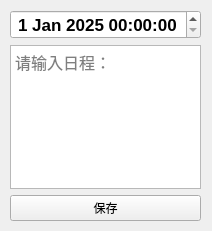
<?xml version="1.0" encoding="UTF-8"?>
<ui version="4.0">
 <class>addW</class>
 <widget class="QWidget" name="addW">
  <property name="geometry">
   <rect>
    <x>0</x>
    <y>0</y>
    <width>212</width>
    <height>231</height>
   </rect>
  </property>
  <property name="windowTitle">
   <string>添加日程</string>
  </property>
  <widget class="QWidget" name="verticalLayoutWidget">
   <property name="geometry">
    <rect>
     <x>0</x>
     <y>0</y>
     <width>211</width>
     <height>231</height>
    </rect>
   </property>
   <layout class="QVBoxLayout" name="verticalLayout">
    <property name="leftMargin">
     <number>10</number>
    </property>
    <property name="topMargin">
     <number>10</number>
    </property>
    <property name="rightMargin">
     <number>10</number>
    </property>
    <property name="bottomMargin">
     <number>10</number>
    </property>
    <item>
     <widget class="QDateTimeEdit" name="dateTimeEdit">
      <property name="font">
       <font>
        <pointsize>13</pointsize>
        <weight>75</weight>
        <bold>true</bold>
       </font>
      </property>
      <property name="alignment">
       <set>Qt::AlignCenter</set>
      </property>
      <property name="dateTime">
       <datetime>
        <hour>0</hour>
        <minute>0</minute>
        <second>0</second>
        <year>2025</year>
        <month>1</month>
        <day>1</day>
       </datetime>
      </property>
     </widget>
    </item>
    <item>
     <widget class="QTextEdit" name="textEdit">
      <property name="font">
       <font>
        <pointsize>12</pointsize>
       </font>
      </property>
      <property name="placeholderText">
       <string>请输入日程：</string>
      </property>
     </widget>
    </item>
    <item>
     <widget class="QPushButton" name="save">
      <property name="text">
       <string>保存</string>
      </property>
     </widget>
    </item>
   </layout>
  </widget>
 </widget>
 <resources/>
 <connections/>
</ui>
